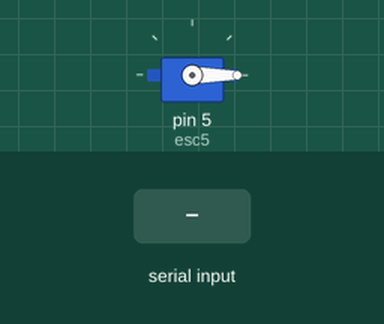
The sketch below on a simulated Arduino Uno, built with avr-gcc and run on an emulated ATmega328P. On the bench: servo. The inputs (shaded band) are chosen by the test bench.

Above: at 2.2 s.
2.3 s: "1" received over the second serial link
At 3.4 s:
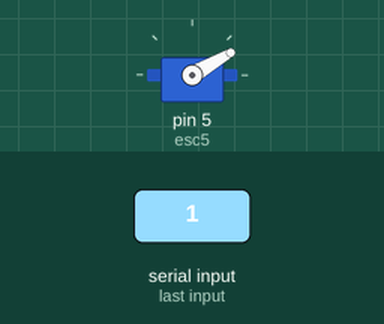
3.8 s: "2" received over the second serial link
At 4.9 s:
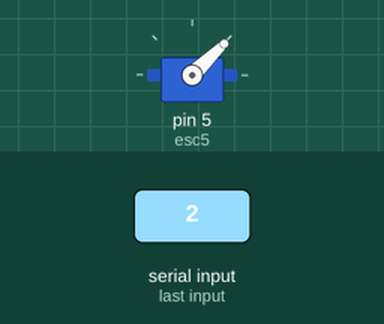
Timing chart, 0 to 6.8 s (numbered marks = the images above; inputs shaded):
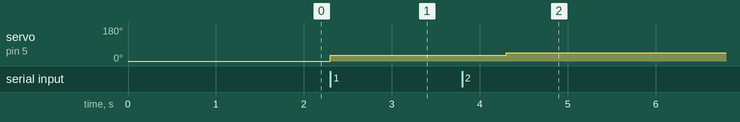

Measured:
- after the input at 2.3 s, servo on pin 5 (esc5): 0° → 30° at once
- after the input at 3.8 s, servo on pin 5 (esc5): 30° → 44° after 0.50 s

The sketch:

SELF_CHARGABLE_EV_VEHICLE.ino
```cpp
#include <SoftwareSerial.h>
#include <Servo.h>
//Create object named esc of the class Servo
Servo esc5;
// Create object named bt of the class SoftwareSerial
SoftwareSerial bt (0,1); // (Rx, Ix)
void setup()
{
  //code for motor
  esc5.attach (5, 900, 2000);
  esc5.writeMicroseconds (900); //initialize the signal to 900
  delay(1000);
//code for bluetooth communication
  bt.begin(9600);
  Serial.begin(9600);
}
void loop()
{
  int val; //creating a variable for data from bluetooth input
  if (bt.available()) //if data is available from bluetooth device
  {
    val = bt.read(); //data received to be put in variable val (int)
    //val is restricted to the value from 0-1023
    val= map (val, 48, 60, 1000, 2000); //mapping val to minimum and maximum
    esc5.writeMicroseconds (val);
    delay (2000);
  }
}
```
